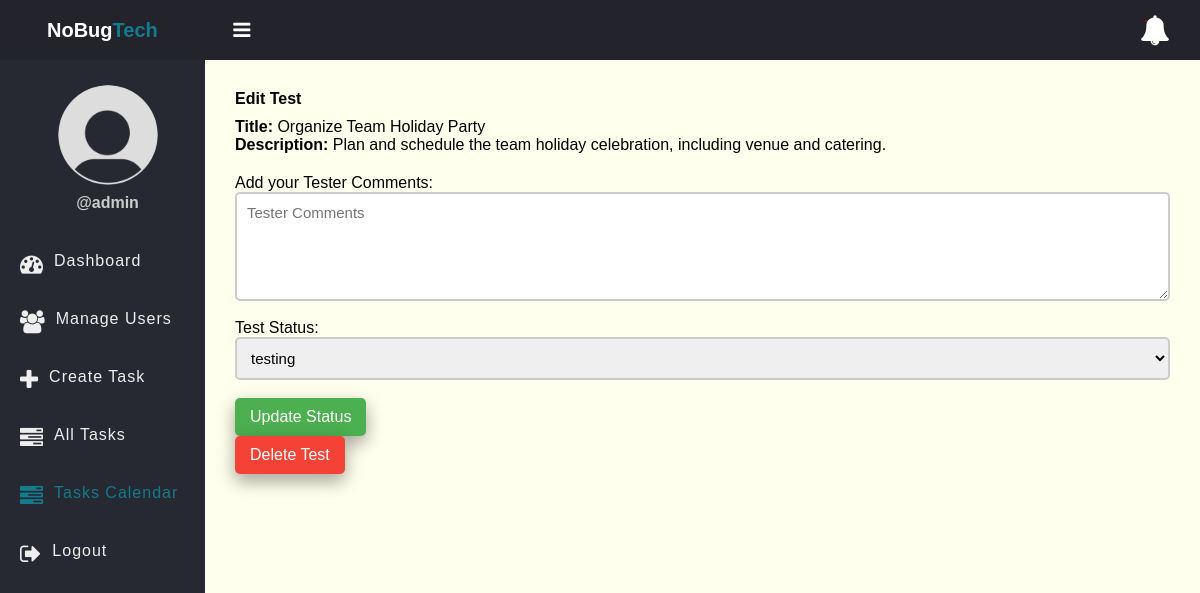
The page /edit-test.php?id=3 (signed in) on the database its author committed.
### tables this page shows
CREATE TABLE `ready_for_testing` (
  `id` int(11) NOT NULL,
  `task_id` int(11) DEFAULT NULL,
  `test_status` enum('Developed','testing','Bug','Passed') NOT NULL,
  `DeveloperComments` text NOT NULL,
  `TesterComments` text NOT NULL,
  `created_at` timestamp NOT NULL DEFAULT current_timestamp(),
  `status` int(11) NOT NULL DEFAULT 1
);

CREATE TABLE `tasks` (
  `id` int(11) NOT NULL,
  `ProjectID` int(11) NOT NULL,
  `title` varchar(100) NOT NULL,
  `description` text DEFAULT NULL,
  `assigned_to` int(11) DEFAULT NULL,
  `due_date` date DEFAULT NULL,
  `status` enum('pending','bugs_founded','in_progress','completed') DEFAULT 'pending',
  `created_at` timestamp NOT NULL DEFAULT current_timestamp(),
  `Priority` int(11) NOT NULL
);

### app/Model/Task.php (called while the page is built, shortened)
<?php
function get_ready_for_testing_by_id($conn, $id)
{
	$sql = "SELECT ready_for_testing.*,tasks.title,tasks.description FROM ready_for_testing
	INNER JOIN tasks ON tasks.id=ready_for_testing.task_id WHERE ready_for_testing.id = :id";
	$stmt = $conn->prepare($sql);
	$stmt->bindParam(':id', $id);
	$stmt->execute();
	return $stmt->fetch(PDO::FETCH_ASSOC);
}

### edit-test.php (the view, shortened to what this page needs)
<?php
if (isset($_SESSION['role']) && isset($_SESSION['id'])) {
    include "DB_connection.php";
    include "app/Model/Task.php";
    include "app/Model/User.php";
    $test_id = $_GET['id'];
    $test = get_ready_for_testing_by_id($conn, $test_id);
?>
    <!DOCTYPE html>
    <html>
    <head>
        <link rel="stylesheet" href="https://stackpath.bootstrapcdn.com/font-awesome/4.7.0/css/font-awesome.min.css">
        <link rel="stylesheet" href="css/style.css?v=<?php echo time();?>">
    </head>
    <body>
        <?php include "inc/header.php" ?>
        <div class="body">
            <?php include "inc/nav.php" ?>
            <section class="section-1">
                <h4 class="title">Edit Test</h4>
                <form method="POST" action="">
                    <div class="input-holder">
                        <p><b>Title: </b><?= $test['title'] ?></p>
                    </div>
                    <div class="input-holder">
                        <p><b>Description: </b><?= $test['description'] ?></p>
                    </div>
                    <div class="input-holder" style='margin-top:20px;'>
                    <label for="test_status" >Add your Tester Comments:</label>
                    <textarea name="TestComment" id="" class="input-1" rows='5'placeholder='Tester Comments'><?=$test['TesterComments'];?></textarea>
                    <br>
                        <label for="test_status">Test Status:</label>
                        <select name="test_status" class="input-1">
                            <option <?php if ($test['test_status'] == "testing") echo "selected"; ?>>testing</option>
                        </select><br>
                    </div>
                    <button type="submit" class="edit-btn">Update Status</button>
                </form>
                <a href="edit-test.php?id=<?= $test['id'] ?>&delete=true" class="delete-btn" onclick="return confirm('Are you sure you want to delete this test?');">Delete Test</a>
            </section>
        </div>
    </body>
    </html>
<?php
} else {
    $em = "First login";
    header("Location: login.php?error=$em");
    exit();
}
?>

### css/style.css (style rules this page uses)
* { padding: 0; margin: 0; box-sizing: border-box; font-family: arial, sans-serif; }
.body { display: flex; }
.section-1 { padding: 30px; }
.section-1 .title { margin-bottom: 10px; display: flex; align-items: center; justify-content: start; gap: 20px; }
.section-1 { width: 100%; background: #ffe; }
.delete-btn { text-decoration: none; display: inline-block; padding-left: 10px; border: none; background: #E00051; padding: 10px 15px; color: #fff; font-size: 16px; border-radius: 5px; cursor: pointer; outline: none; transition: background 1s; box-shadow: 0 8px 16px 0 rgba(0,0,0,0.2), 0 6px 20px 0 rgba(0,0,0,0.19); }
.edit-btn { text-decoration: none; display: inline-block; padding-left: 10px; border: none; background: #006CE0; padding: 10px 15px; color: #fff; font-size: 16px; border-radius: 5px; cursor: pointer; outline: none; transition: background 1s; box-shadow: 0 8px 16px 0 rgba(0,0,0,0.2), 0 6px 20px 0 rgba(0,0,0,0.19); }
.input-1 { border: 2px solid #ccc; width: 100%; padding: 10px; font-size: 15px; outline: none; border-radius: 5px; display: block; }

### edit-test.php (style rules this page uses)
.edit-btn { background-color: #4CAF50; color: white; padding: 10px 15px; text-decoration: none; border-radius: 5px; margin-right: 10px; }
.delete-btn { background-color: #f44336; color: white; padding: 10px 15px; text-decoration: none; border-radius: 5px; }

### rows shown on the page
ready_for_testing: task.title "Organize Team Holiday Party", task.description "Plan and schedule the team holiday celebration, including venue and catering.", test_status "testing"

### other values the page prints
$_SESSION['username'] "admin"
